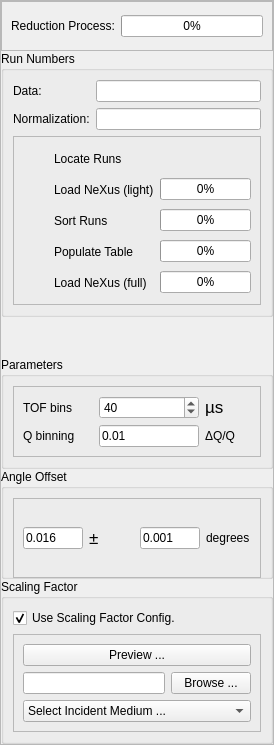
                    <widget class="QFrame" name="leftEntries">
                     <property name="sizePolicy">
                      <sizepolicy hsizetype="Expanding" vsizetype="Expanding">
                       <horstretch>0</horstretch>
                       <verstretch>0</verstretch>
                      </sizepolicy>
                     </property>
                     <property name="minimumSize">
                      <size>
                       <width>250</width>
                       <height>0</height>
                      </size>
                     </property>
                     <property name="frameShape">
                      <enum>QFrame::StyledPanel</enum>
                     </property>
                     <property name="frameShadow">
                      <enum>QFrame::Raised</enum>
                     </property>
                     <layout class="QVBoxLayout" name="verticalLayout_8">
                      <property name="spacing">
                       <number>0</number>
                      </property>
                      <property name="margin">
                       <number>0</number>
                      </property>
                      <item>
                       <widget class="QFrame" name="frame_reduction">
                        <property name="sizePolicy">
                         <sizepolicy hsizetype="Preferred" vsizetype="Minimum">
                          <horstretch>0</horstretch>
                          <verstretch>0</verstretch>
                         </sizepolicy>
                        </property>
                        <property name="minimumSize">
                         <size>
                          <width>0</width>
                          <height>50</height>
                         </size>
                        </property>
                        <property name="maximumSize">
                         <size>
                          <width>16777215</width>
                          <height>50</height>
                         </size>
                        </property>
                        <property name="frameShape">
                         <enum>QFrame::StyledPanel</enum>
                        </property>
                        <property name="frameShadow">
                         <enum>QFrame::Raised</enum>
                        </property>
                        <layout class="QHBoxLayout" name="horizontalLayout_12">
                         <item>
                          <widget class="QLabel" name="mainProgressBarLabel">
                           <property name="text">
                            <string>Reduction Process:</string>
                           </property>
                          </widget>
                         </item>
                         <item>
                          <widget class="QProgressBar" name="reductionProcessProgressBar">
                           <property name="autoFillBackground">
                            <bool>false</bool>
                           </property>
                           <property name="value">
                            <number>0</number>
                           </property>
                          </widget>
                         </item>
                        </layout>
                       </widget>
                      </item>
                      <item>
                       <layout class="QVBoxLayout" name="verticalLayout_18">
                        <item>
                         <widget class="QGroupBox" name="groupBox_3">
                          <property name="title">
                           <string>Run Numbers</string>
                          </property>
                          <layout class="QVBoxLayout" name="verticalLayout_14">
                           <item>
                            <layout class="QGridLayout" name="gridLayout_2">
                             <item row="0" column="0">
                              <widget class="QLabel" name="label">
                               <property name="text">
                                <string>Data:</string>
                               </property>
                              </widget>
                             </item>
                             <item row="0" column="1">
                              <widget class="QLineEdit" name="data_sequence_lineEdit">
                               <property name="text">
                                <string/>
                               </property>
                              </widget>
                             </item>
                             <item row="1" column="0">
                              <widget class="QLabel" name="label_2">
                               <property name="text">
                                <string>Normalization:</string>
                               </property>
                              </widget>
                             </item>
                             <item row="1" column="1">
                              <widget class="QLineEdit" name="norm_sequence_lineEdit">
                               <property name="text">
                                <string/>
                               </property>
                              </widget>
                             </item>
                            </layout>
                           </item>
                           <item>
                            <widget class="QFrame" name="frame_autofill_check_status">
                             <property name="frameShape">
                              <enum>QFrame::StyledPanel</enum>
                             </property>
                             <property name="frameShadow">
                              <enum>QFrame::Raised</enum>
                             </property>
                             <layout class="QHBoxLayout" name="horizontalLayout_11">
                              <item>
                               <layout class="QGridLayout" name="gridLayout_5">
                                <item row="0" column="0">
                                 <widget class="QLabel" name="check1">
                                  <property name="sizePolicy">
                                   <sizepolicy hsizetype="Fixed" vsizetype="Fixed">
                                    <horstretch>0</horstretch>
                                    <verstretch>0</verstretch>
                                   </sizepolicy>
                                  </property>
                                  <property name="minimumSize">
                                   <size>
                                    <width>25</width>
                                    <height>25</height>
                                   </size>
                                  </property>
                                  <property name="maximumSize">
                                   <size>
                                    <width>25</width>
                                    <height>25</height>
                                   </size>
                                  </property>
                                  <property name="text">
                                   <string/>
                                  </property>
                                 </widget>
                                </item>
                                <item row="0" column="1">
                                 <widget class="QLabel" name="label_check1">
                                  <property name="text">
                                   <string>Locate Runs</string>
                                  </property>
                                 </widget>
                                </item>
                                <item row="1" column="0">
                                 <widget class="QLabel" name="check2">
                                  <property name="sizePolicy">
                                   <sizepolicy hsizetype="Fixed" vsizetype="Fixed">
                                    <horstretch>0</horstretch>
                                    <verstretch>0</verstretch>
                                   </sizepolicy>
                                  </property>
                                  <property name="minimumSize">
                                   <size>
                                    <width>25</width>
                                    <height>25</height>
                                   </size>
                                  </property>
                                  <property name="maximumSize">
                                   <size>
                                    <width>25</width>
                                    <height>25</height>
                                   </size>
                                  </property>
                                  <property name="text">
                                   <string/>
                                  </property>
                                 </widget>
                                </item>
                                <item row="1" column="1">
                                 <widget class="QLabel" name="label_check2">
                                  <property name="text">
                                   <string>Load NeXus (light)</string>
                                  </property>
                                 </widget>
                                </item>
                                <item row="1" column="2">
                                 <widget class="QProgressBar" name="progressBar_check2">
                                  <property name="value">
                                   <number>0</number>
                                  </property>
                                 </widget>
                                </item>
                                <item row="2" column="0">
                                 <widget class="QLabel" name="check3">
                                  <property name="sizePolicy">
                                   <sizepolicy hsizetype="Fixed" vsizetype="Fixed">
                                    <horstretch>0</horstretch>
                                    <verstretch>0</verstretch>
                                   </sizepolicy>
                                  </property>
                                  <property name="minimumSize">
                                   <size>
                                    <width>25</width>
                                    <height>25</height>
                                   </size>
                                  </property>
                                  <property name="maximumSize">
                                   <size>
                                    <width>25</width>
                                    <height>25</height>
                                   </size>
                                  </property>
                                  <property name="text">
                                   <string/>
                                  </property>
                                 </widget>
                                </item>
                                <item row="2" column="1">
                                 <widget class="QLabel" name="label_check3">
                                  <property name="text">
                                   <string>Sort Runs</string>
                                  </property>
                                 </widget>
                                </item>
                                <item row="2" column="2">
                                 <widget class="QProgressBar" name="progressBar_check3">
                                  <property name="value">
                                   <number>0</number>
                                  </property>
                                 </widget>
                                </item>
                                <item row="3" column="0">
                                 <widget class="QLabel" name="check4">
                                  <property name="sizePolicy">
                                   <sizepolicy hsizetype="Fixed" vsizetype="Fixed">
                                    <horstretch>0</horstretch>
                                    <verstretch>0</verstretch>
                                   </sizepolicy>
                                  </property>
                                  <property name="minimumSize">
                                   <size>
                                    <width>25</width>
                                    <height>25</height>
                                   </size>
                                  </property>
                                  <property name="maximumSize">
                                   <size>
                                    <width>25</width>
                                    <height>25</height>
                                   </size>
                                  </property>
                                  <property name="text">
                                   <string/>
                                  </property>
                                 </widget>
                                </item>
                                <item row="3" column="1">
                                 <widget class="QLabel" name="label_check4">
                                  <property name="text">
                                   <string>Populate Table</string>
                                  </property>
                                 </widget>
                                </item>
                                <item row="3" column="2">
                                 <widget class="QProgressBar" name="progressBar_check4">
                                  <property name="value">
                                   <number>0</number>
                                  </property>
                                 </widget>
                                </item>
                                <item row="4" column="0">
                                 <widget class="QLabel" name="check5">
                                  <property name="sizePolicy">
                                   <sizepolicy hsizetype="Fixed" vsizetype="Fixed">
                                    <horstretch>0</horstretch>
                                    <verstretch>0</verstretch>
                                   </sizepolicy>
                                  </property>
                                  <property name="minimumSize">
                                   <size>
                                    <width>25</width>
                                    <height>25</height>
                                   </size>
                                  </property>
                                  <property name="maximumSize">
                                   <size>
                                    <width>25</width>
                                    <height>25</height>
                                   </size>
                                  </property>
                                  <property name="text">
                                   <string/>
                                  </property>
                                 </widget>
                                </item>
                                <item row="4" column="1">
                                 <widget class="QLabel" name="label_check5">
                                  <property name="text">
                                   <string>Load NeXus (full)</string>
                                  </property>
                                 </widget>
                                </item>
                                <item row="4" column="2">
                                 <widget class="QProgressBar" name="progressBar_check5">
                                  <property name="value">
                                   <number>0</number>
                                  </property>
                                 </widget>
                                </item>
                               </layout>
                              </item>
                             </layout>
                            </widget>
                           </item>
                          </layout>
                         </widget>
                        </item>
                        <item>
                         <spacer name="verticalSpacer">
                          <property name="orientation">
                           <enum>Qt::Vertical</enum>
                          </property>
                          <property name="sizeHint" stdset="0">
                           <size>
                            <width>20</width>
                            <height>40</height>
                           </size>
                          </property>
                         </spacer>
                        </item>
                        <item>
                         <widget class="QGroupBox" name="groupBox_6">
                          <property name="title">
                           <string>Parameters</string>
                          </property>
                          <layout class="QVBoxLayout" name="verticalLayout_15">
                           <item>
                            <widget class="QFrame" name="frame_4">
                             <property name="frameShape">
                              <enum>QFrame::StyledPanel</enum>
                             </property>
                             <property name="frameShadow">
                              <enum>QFrame::Raised</enum>
                             </property>
                             <layout class="QHBoxLayout" name="horizontalLayout_17">
                              <item>
                               <layout class="QGridLayout" name="gridLayout_6">
                                <item row="0" column="0">
                                 <widget class="QLabel" name="label_29">
                                  <property name="sizePolicy">
                                   <sizepolicy hsizetype="Fixed" vsizetype="Preferred">
                                    <horstretch>0</horstretch>
                                    <verstretch>0</verstretch>
                                   </sizepolicy>
                                  </property>
                                  <property name="toolTip">
                                   <string>The number of bins for the Time of Flight channels</string>
                                  </property>
                                  <property name="text">
                                   <string>TOF bins</string>
                                  </property>
                                 </widget>
                                </item>
                                <item row="0" column="1">
                                 <widget class="QSpinBox" name="eventTofBins">
                                  <property name="minimumSize">
                                   <size>
                                    <width>100</width>
                                    <height>0</height>
                                   </size>
                                  </property>
                                  <property name="toolTip">
                                   <string>The number of bins for the Time of Flight channels</string>
                                  </property>
                                  <property name="minimum">
                                   <number>5</number>
                                  </property>
                                  <property name="maximum">
                                   <number>200</number>
                                  </property>
                                  <property name="singleStep">
                                   <number>5</number>
                                  </property>
                                  <property name="value">
                                   <number>40</number>
                                  </property>
                                 </widget>
                                </item>
                                <item row="0" column="2">
                                 <widget class="QLabel" name="label_33">
                                  <property name="text">
                                   <string>&lt;!DOCTYPE HTML PUBLIC &quot;-//W3C//DTD HTML 4.0//EN&quot; &quot;http://www.w3.org/TR/REC-html40/strict.dtd&quot;&gt;
&lt;html&gt;&lt;head&gt;&lt;meta name=&quot;qrichtext&quot; content=&quot;1&quot; /&gt;&lt;style type=&quot;text/css&quot;&gt;
p, li { white-space: pre-wrap; }
&lt;/style&gt;&lt;/head&gt;&lt;body style=&quot; font-family:'Lucida Grande'; font-size:13pt; font-weight:400; font-style:normal;&quot;&gt;
&lt;p style=&quot; margin-top:0px; margin-bottom:0px; margin-left:0px; margin-right:0px; -qt-block-indent:0; text-indent:0px;&quot;&gt;µs&lt;/p&gt;&lt;/body&gt;&lt;/html&gt;</string>
                                  </property>
                                 </widget>
                                </item>
                                <item row="1" column="0">
                                 <widget class="QLabel" name="label_10">
                                  <property name="minimumSize">
                                   <size>
                                    <width>70</width>
                                    <height>0</height>
                                   </size>
                                  </property>
                                  <property name="maximumSize">
                                   <size>
                                    <width>70</width>
                                    <height>16777215</height>
                                   </size>
                                  </property>
                                  <property name="text">
                                   <string>Q binning</string>
                                  </property>
                                 </widget>
                                </item>
                                <item row="1" column="1">
                                 <widget class="QLineEdit" name="qStep">
                                  <property name="maximumSize">
                                   <size>
                                    <width>100</width>
                                    <height>16777215</height>
                                   </size>
                                  </property>
                                  <property name="text">
                                   <string>0.01</string>
                                  </property>
                                 </widget>
                                </item>
                                <item row="1" column="2">
                                 <widget class="QLabel" name="label_11">
                                  <property name="minimumSize">
                                   <size>
                                    <width>0</width>
                                    <height>0</height>
                                   </size>
                                  </property>
                                  <property name="maximumSize">
                                   <size>
                                    <width>16777215</width>
                                    <height>16777215</height>
                                   </size>
                                  </property>
                                  <property name="text">
                                   <string>ΔQ/Q</string>
                                  </property>
                                 </widget>
                                </item>
                               </layout>
                              </item>
                             </layout>
                            </widget>
                           </item>
                          </layout>
                         </widget>
                        </item>
                        <item>
                         <widget class="QGroupBox" name="groupBox_4">
                          <property name="maximumSize">
                           <size>
                            <width>16777215</width>
                            <height>110</height>
                           </size>
                          </property>
                          <property name="title">
                           <string>Angle Offset</string>
                          </property>
                          <layout class="QHBoxLayout" name="horizontalLayout_10">
                           <item>
                            <widget class="QFrame" name="geometryCorrectionFrame">
                             <property name="enabled">
                              <bool>true</bool>
                             </property>
                             <property name="minimumSize">
                              <size>
                               <width>0</width>
                               <height>80</height>
                              </size>
                             </property>
                             <property name="maximumSize">
                              <size>
                               <width>16777215</width>
                               <height>80</height>
                              </size>
                             </property>
                             <property name="frameShape">
                              <enum>QFrame::StyledPanel</enum>
                             </property>
                             <property name="frameShadow">
                              <enum>QFrame::Raised</enum>
                             </property>
                             <layout class="QHBoxLayout" name="horizontalLayout_9">
                              <item>
                               <widget class="QLineEdit" name="angleOffsetValue">
                                <property name="maximumSize">
                                 <size>
                                  <width>60</width>
                                  <height>16777215</height>
                                 </size>
                                </property>
                                <property name="text">
                                 <string>0.016</string>
                                </property>
                               </widget>
                              </item>
                              <item>
                               <widget class="QLabel" name="label_20">
                                <property name="text">
                                 <string>&lt;!DOCTYPE HTML PUBLIC &quot;-//W3C//DTD HTML 4.0//EN&quot; &quot;http://www.w3.org/TR/REC-html40/strict.dtd&quot;&gt;
&lt;html&gt;&lt;head&gt;&lt;meta name=&quot;qrichtext&quot; content=&quot;1&quot; /&gt;&lt;style type=&quot;text/css&quot;&gt;
p, li { white-space: pre-wrap; }
&lt;/style&gt;&lt;/head&gt;&lt;body style=&quot; font-family:'Lucida Grande'; font-size:13pt; font-weight:400; font-style:normal;&quot;&gt;
&lt;p style=&quot; margin-top:12px; margin-bottom:12px; margin-left:0px; margin-right:0px; -qt-block-indent:0; text-indent:0px;&quot;&gt;&amp;#177;&lt;/p&gt;&lt;/body&gt;&lt;/html&gt;</string>
                                </property>
                               </widget>
                              </item>
                              <item>
                               <widget class="QLineEdit" name="angleOffsetError">
                                <property name="maximumSize">
                                 <size>
                                  <width>60</width>
                                  <height>16777215</height>
                                 </size>
                                </property>
                                <property name="text">
                                 <string>0.001</string>
                                </property>
                               </widget>
                              </item>
                              <item>
                               <widget class="QLabel" name="label_21">
                                <property name="text">
                                 <string>degrees</string>
                                </property>
                               </widget>
                              </item>
                             </layout>
                            </widget>
                           </item>
                          </layout>
                         </widget>
                        </item>
                        <item>
                         <widget class="QGroupBox" name="groupBox_5">
                          <property name="title">
                           <string>Scaling Factor</string>
                          </property>
                          <layout class="QVBoxLayout" name="verticalLayout_20">
                           <item>
                            <widget class="QCheckBox" name="scalingFactorFlag">
                             <property name="text">
                              <string>Use Scaling Factor Config.</string>
                             </property>
                             <property name="checked">
                              <bool>true</bool>
                             </property>
                            </widget>
                           </item>
                           <item>
                            <widget class="QFrame" name="scalingFactorConfigFrame">
                             <property name="enabled">
                              <bool>true</bool>
                             </property>
                             <property name="frameShape">
                              <enum>QFrame::StyledPanel</enum>
                             </property>
                             <property name="frameShadow">
                              <enum>QFrame::Raised</enum>
                             </property>
                             <layout class="QVBoxLayout" name="verticalLayout_21">
                              <item>
                               <widget class="QPushButton" name="previewScalingFactorFile">
                                <property name="text">
                                 <string>Preview ...</string>
                                </property>
                               </widget>
                              </item>
                              <item>
                               <layout class="QHBoxLayout" name="horizontalLayout_13">
                                <item>
                                 <widget class="QLineEdit" name="scalingFactorFile">
                                  <property name="enabled">
                                   <bool>true</bool>
                                  </property>
                                 </widget>
                                </item>
                                <item>
                                 <widget class="QPushButton" name="sfBrowseButton">
                                  <property name="enabled">
                                   <bool>true</bool>
                                  </property>
                                  <property name="text">
                                   <string>Browse ...</string>
                                  </property>
                                 </widget>
                                </item>
                               </layout>
                              </item>
                              <item>
                               <widget class="QComboBox" name="selectIncidentMediumList">
                                <property name="enabled">
                                 <bool>true</bool>
                                </property>
                                <item>
                                 <property name="text">
                                  <string>Select Incident Medium ...</string>
                                 </property>
                                </item>
                               </widget>
                              </item>
                             </layout>
                            </widget>
                           </item>
                          </layout>
                         </widget>
                        </item>
                       </layout>
                      </item>
                     </layout>
                    </widget>
